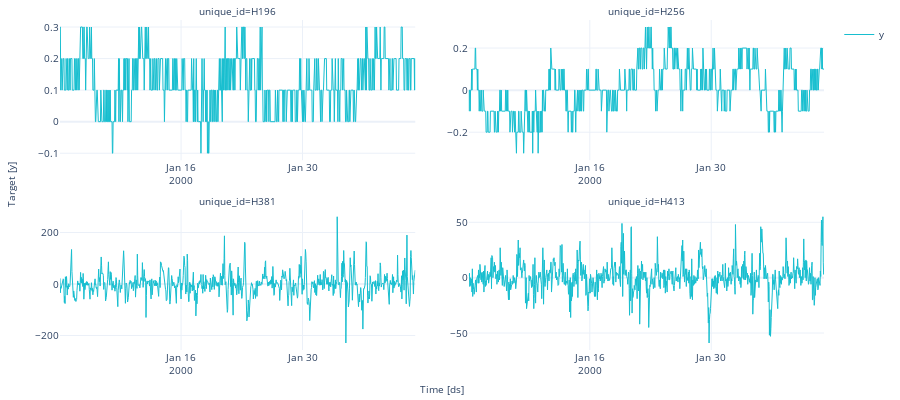

The notebook cell this image was saved under:
### Code cell
plot_series(prep, engine="plotly")

### Figure 1 — Plotly figure (JSON) as saved in the notebook; plotly's stock layout.template omitted (floating-point values rounded to 4 significant figures; data arrays with more than 128 entries replaced by an {"elided": "..."} marker saying what was removed)
{"data": [{"legendgroup": "y", "line": {"color": "#17becf", "width": 1}, "mode": "lines", "name": "y", "showlegend": true, "x": {"elided": "984 str values"}, "y": {"elided": "984 float values"}, "type": "scatter", "xaxis": "x", "yaxis": "y"}, {"legendgroup": "y", "line": {"color": "#17becf", "width": 1}, "mode": "lines", "name": "y", "showlegend": false, "x": {"elided": "984 str values"}, "y": {"elided": "984 float values"}, "type": "scatter", "xaxis": "x2", "yaxis": "y2"}, {"legendgroup": "y", "line": {"color": "#17becf", "width": 1}, "mode": "lines", "name": "y", "showlegend": false, "x": {"elided": "984 str values"}, "y": {"elided": "984 float values"}, "type": "scatter", "xaxis": "x3", "yaxis": "y3"}, {"legendgroup": "y", "line": {"color": "#17becf", "width": 1}, "mode": "lines", "name": "y", "showlegend": false, "x": {"elided": "984 str values"}, "y": {"elided": "984 float values"}, "type": "scatter", "xaxis": "x4", "yaxis": "y4"}], "layout": {"xaxis": {"anchor": "y", "domain": [0.0, 0.465], "showticklabels": true, "visible": true}, "yaxis": {"anchor": "x", "domain": [0.575, 1.0]}, "xaxis2": {"anchor": "y2", "domain": [0.535, 1.0], "showticklabels": true, "visible": true}, "yaxis2": {"anchor": "x2", "domain": [0.575, 1.0]}, "xaxis3": {"anchor": "y3", "domain": [0.0, 0.465], "showticklabels": true, "visible": true}, "yaxis3": {"anchor": "x3", "domain": [0.0, 0.425]}, "xaxis4": {"anchor": "y4", "domain": [0.535, 1.0], "showticklabels": true, "visible": true}, "yaxis4": {"anchor": "x4", "domain": [0.0, 0.425]}, "annotations": [{"font": {"size": 10}, "showarrow": false, "text": "unique_id=H196", "x": 0.2325, "xanchor": "center", "xref": "paper", "y": 1.0, "yanchor": "bottom", "yref": "paper"}, {"font": {"size": 10}, "showarrow": false, "text": "unique_id=H256", "x": 0.7675, "xanchor": "center", "xref": "paper", "y": 1.0, "yanchor": "bottom", "yref": "paper"}, {"font": {"size": 10}, "showarrow": false, "text": "unique_id=H381", "x": 0.2325, "xanchor": "center", "xref": "paper", "y": 0.425, "yanchor": "bottom", "yref": "paper"}, {"font": {"size": 10}, "showarrow": false, "text": "unique_id=H413", "x": 0.7675, "xanchor": "center", "xref": "paper", "y": 0.425, "yanchor": "bottom", "yref": "paper"}, {"font": {"size": 10}, "showarrow": false, "text": "Time [ds]", "x": 0.5, "xanchor": "center", "xref": "paper", "y": 0, "yanchor": "top", "yref": "paper", "yshift": -30}, {"font": {"size": 10}, "showarrow": false, "text": "Target [y]", "textangle": -90, "x": 0, "xanchor": "right", "xref": "paper", "xshift": -40, "y": 0.5, "yanchor": "middle", "yref": "paper"}], "margin": {"l": 60, "r": 10, "t": 20, "b": 50}, "font": {"size": 10}, "autosize": true, "height": 400}}
